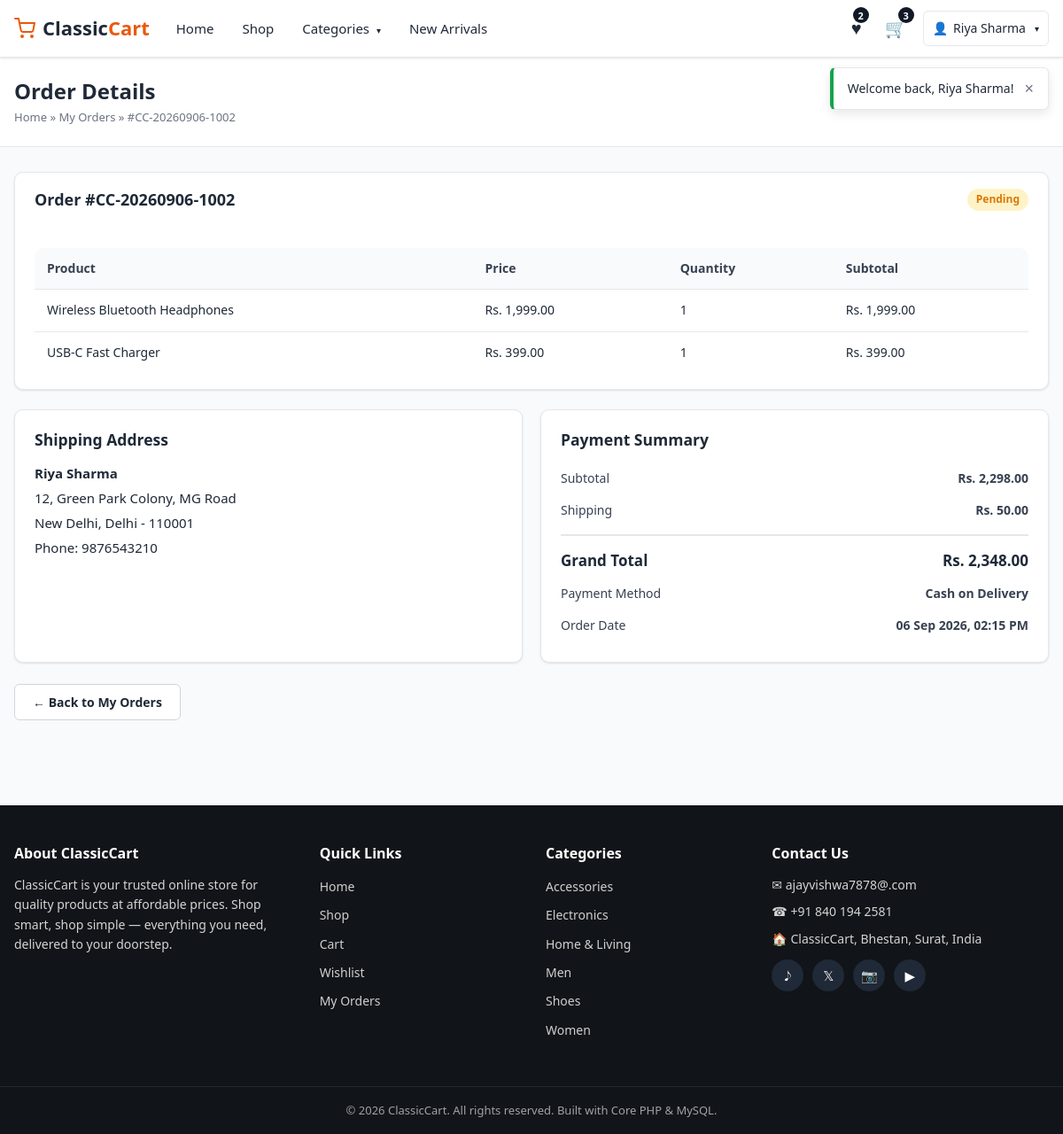
Screenshot of /order-details.php?id=2 (signed in) with the database file from the repository.
### tables this page shows
CREATE TABLE `users` (
  `id` INT(11) NOT NULL AUTO_INCREMENT,
  `name` VARCHAR(100) NOT NULL,
  `email` VARCHAR(150) NOT NULL,
  `phone` VARCHAR(20) DEFAULT NULL,
  `password` VARCHAR(255) NOT NULL,
  `address` TEXT DEFAULT NULL,
  `city` VARCHAR(100) DEFAULT NULL,
  `state` VARCHAR(100) DEFAULT NULL,
  `pincode` VARCHAR(10) DEFAULT NULL,
  `status` TINYINT(1) NOT NULL DEFAULT 1 COMMENT '1 = active, 0 = inactive',
  `created_at` TIMESTAMP NOT NULL DEFAULT CURRENT_TIMESTAMP,
  PRIMARY KEY (`id`),
  UNIQUE KEY `uq_user_email` (`email`)
);

CREATE TABLE `orders` (
  `id` INT(11) NOT NULL AUTO_INCREMENT,
  `order_number` VARCHAR(50) NOT NULL,
  `user_id` INT(11) DEFAULT NULL,
  `name` VARCHAR(100) NOT NULL,
  `email` VARCHAR(150) NOT NULL,
  `phone` VARCHAR(20) NOT NULL,
  `address` TEXT NOT NULL,
  `city` VARCHAR(100) NOT NULL,
  `state` VARCHAR(100) NOT NULL,
  `pincode` VARCHAR(10) NOT NULL,
  `subtotal` DECIMAL(10,2) NOT NULL DEFAULT 0.00,
  `shipping` DECIMAL(10,2) NOT NULL DEFAULT 0.00,
  `total` DECIMAL(10,2) NOT NULL DEFAULT 0.00,
  `payment_method` VARCHAR(50) NOT NULL DEFAULT 'Cash on Delivery',
  `status` ENUM('Pending','Confirmed','Processing','Shipped','Delivered','Cancelled') NOT NULL DEFAULT 'Pending',
  `created_at` TIMESTAMP NOT NULL DEFAULT CURRENT_TIMESTAMP,
  PRIMARY KEY (`id`),
  UNIQUE KEY `uq_order_number` (`order_number`),
  KEY `idx_order_user` (`user_id`),
  CONSTRAINT `fk_order_user` FOREIGN KEY (`user_id`) REFERENCES `users` (`id`) ON DELETE SET NULL ON UPDATE CASCADE
);

CREATE TABLE `order_items` (
  `id` INT(11) NOT NULL AUTO_INCREMENT,
  `order_id` INT(11) NOT NULL,
  `product_id` INT(11) DEFAULT NULL,
  `product_name` VARCHAR(200) NOT NULL,
  `price` DECIMAL(10,2) NOT NULL DEFAULT 0.00,
  `quantity` INT(11) NOT NULL DEFAULT 1,
  `subtotal` DECIMAL(10,2) NOT NULL DEFAULT 0.00,
  PRIMARY KEY (`id`),
  KEY `idx_order_item_order` (`order_id`),
  KEY `idx_order_item_product` (`product_id`),
  CONSTRAINT `fk_order_item_order` FOREIGN KEY (`order_id`) REFERENCES `orders` (`id`) ON DELETE CASCADE ON UPDATE CASCADE,
  CONSTRAINT `fk_order_item_product` FOREIGN KEY (`product_id`) REFERENCES `products` (`id`) ON DELETE SET NULL ON UPDATE CASCADE
);

CREATE TABLE `categories` (
  `id` INT(11) NOT NULL AUTO_INCREMENT,
  `name` VARCHAR(100) NOT NULL,
  `image` VARCHAR(255) DEFAULT NULL,
  `description` TEXT DEFAULT NULL,
  `status` TINYINT(1) NOT NULL DEFAULT 1 COMMENT '1 = active, 0 = inactive',
  `created_at` TIMESTAMP NOT NULL DEFAULT CURRENT_TIMESTAMP,
  PRIMARY KEY (`id`),
  UNIQUE KEY `uq_category_name` (`name`)
);

### config/database.php (called while the page is built, shortened)
<?php
function db(): PDO
{
    static $pdo = null;
    if ($pdo === null) {
        try {
            $pdo = new PDO(
                'mysql:host=' . DB_HOST . ';dbname=' . DB_NAME . ';charset=utf8mb4',
                DB_USER,
                DB_PASS,
                array(
                    PDO::ATTR_ERRMODE            => PDO::ERRMODE_EXCEPTION,
                    PDO::ATTR_DEFAULT_FETCH_MODE => PDO::FETCH_ASSOC,
                    PDO::ATTR_EMULATE_PREPARES   => false,
                )
            );
        } catch (PDOException $e) {
            die('Database connection could not be established. Please check your configuration in config/database.php and make sure the database was imported.');
        }
    }
    return $pdo;
}

### includes/auth.php (called while the page is built, shortened)
<?php
require_once __DIR__ . '/functions.php';
function current_user(): ?array
{
    $stmt = db()->prepare('SELECT * FROM users WHERE id = ? LIMIT 1');
    $stmt->execute(array((int)$_SESSION['user_id']));
    $user = $stmt->fetch();
    if ($user && (int)$user['status'] === 1) {
        return $user;
    }
    return null;
}

### includes/functions.php (called while the page is built, shortened)
<?php
require_once __DIR__ . '/../config/database.php';
function e(?string $value): string
{
    return htmlspecialchars((string)$value, ENT_QUOTES, 'UTF-8');
}
function money($amount): string
{
    return 'Rs. ' . number_format((float)$amount, 2);
}
function format_date(string $datetime): string
{
    return date('d M Y, h:i A', strtotime($datetime));
}
function cart_count(): int
{
    $user = current_user();
    $stmt = db()->prepare('SELECT COALESCE(SUM(quantity),0) AS total FROM cart WHERE user_id = ?');
    $stmt->execute(array($user['id']));
    return (int)$stmt->fetch()['total'];
}
function wishlist_count(): int
{
    $user = current_user();
    $stmt = db()->prepare('SELECT COUNT(*) AS total FROM wishlist WHERE user_id = ?');
    $stmt->execute(array($user['id']));
    return (int)$stmt->fetch()['total'];
}
function get_categories(bool $activeOnly = true): array
{
    $sql = 'SELECT c.*, (SELECT COUNT(*) FROM products p WHERE p.category_id = c.id AND p.status = 1) AS product_count
            FROM categories c';
    if ($activeOnly) {
        $sql .= ' WHERE c.status = 1';
    }
    $sql .= ' ORDER BY c.name';
    return db()->query($sql)->fetchAll();
}
function order_status_classes(string $status): string
{
    $map = array(
        'Pending'    => 'badge-warning',
        'Confirmed'  => 'badge-info',
        'Processing' => 'badge-primary',
        'Shipped'    => 'badge-secondary',
        'Delivered'  => 'badge-success',
        'Cancelled'  => 'badge-danger',
    );
    return $map[$status] ?? 'badge-secondary';
}
    ?>

### order-details.php (the view, shortened to what this page needs)
<?php
require_once 'includes/auth.php';
$orderId = (int)($_GET['id'] ?? 0);
$stmt = db()->prepare('SELECT * FROM orders WHERE id = ? AND user_id = ? LIMIT 1');
$stmt->execute(array($orderId, current_user()['id']));
$order = $stmt->fetch();
$stmt = db()->prepare('SELECT * FROM order_items WHERE order_id = ?');
$stmt->execute(array($order['id']));
$items = $stmt->fetchAll();
include 'includes/header.php';
?>
<section class="page-header">
    <div class="container">
        <h1>Order Details</h1>
        <div class="breadcrumb"><a href="index.php">Home</a> &raquo; <a href="orders.php">My Orders</a> &raquo; #<?php echo e($order['order_number']); ?></div>
    </div>
</section>
<div class="container">
    <div class="card" style="padding:0; overflow:hidden; margin-bottom:22px;">
        <div class="card-header" style="padding:18px 22px;">
            <h3>Order #<?php echo e($order['order_number']); ?></h3>
            <span class="badge <?php echo order_status_classes($order['status']); ?>"><?php echo e($order['status']); ?></span>
        </div>
        <div style="padding:6px 22px 18px;">
            <div class="table-responsive">
                <table class="table" style="margin:0; border:none;">
                    <thead>
                        <tr>
                            <th>Product</th>
                            <th>Price</th>
                            <th>Quantity</th>
                            <th>Subtotal</th>
                        </tr>
                    </thead>
                    <tbody>
                        <?php foreach ($items as $item) { ?>
                            <tr>
                                <td><?php echo e($item['product_name']); ?></td>
                                <td><?php echo money($item['price']); ?></td>
                                <td><?php echo (int)$item['quantity']; ?></td>
                                <td><?php echo money($item['subtotal']); ?></td>
                            </tr>
                        <?php } ?>
                    </tbody>
                </table>
            </div>
        </div>
    </div>
    <div class="grid-2">
        <div class="card">
            <h3 style="margin-bottom:14px;">Shipping Address</h3>
            <p style="margin-bottom:4px;"><b><?php echo e($order['name']); ?></b></p>
            <p style="margin-bottom:4px;"><?php echo nl2br(e($order['address'])); ?></p>
            <p style="margin-bottom:4px;"><?php echo e($order['city']) . ', ' . e($order['state']) . ' - ' . e($order['pincode']); ?></p>
            <p>Phone: <?php echo e($order['phone']); ?></p>
        </div>
        <div class="card">
            <h3 style="margin-bottom:14px;">Payment Summary</h3>
            <div class="summary-row"><span>Subtotal</span> <b><?php echo money($order['subtotal']); ?></b></div>
            <div class="summary-row"><span>Shipping</span> <b><?php echo $order['shipping'] == 0 ? '<span class="free">FREE</span>' : money($order['shipping']); ?></b></div>
            <div class="summary-row total"><span>Grand Total</span> <span><?php echo money($order['total']); ?></span></div>
            <div class="summary-row" style="padding-top:6px;"><span>Payment Method</span> <b><?php echo e($order['payment_method']); ?></b></div>
            <div class="summary-row"><span>Order Date</span> <b><?php echo format_date($order['created_at']); ?></b></div>
        </div>
    </div>
    <div class="mt-4">
        <a href="orders.php" class="btn btn-outline">&larr; Back to My Orders</a>
    </div>
</div>
<?php include 'includes/footer.php'; ?>

### includes/navbar.php (shortened to what this page needs)
<?php
$navCategories = get_categories(true);
$cartCount     = 0;
$wishlistTotal = 0;
if (!empty($current_user)) {
    $cartCount     = cart_count();
    $wishlistTotal = wishlist_count();
}
$active = basename($_SERVER['SCRIPT_NAME']);
?>
<header class="navbar">
    <div class="container navbar-inner">
        <a href="index.php" class="navbar-brand">
            <span class="brand-icon">
            </span>
            <span class="brand-text">Classic<span>Cart</span></span>
        </a>
        <nav class="navbar-menu" id="navbarMenu">
            <ul class="navbar-nav">
                <li><a href="index.php" class="<?php echo $active === 'index.php' ? 'active' : ''; ?>">Home</a></li>
                <li><a href="shop.php" class="<?php echo $active === 'shop.php' ? 'active' : ''; ?>">Shop</a></li>
                <li class="has-dropdown">
                    <a href="shop.php">Categories <span class="caret">&#9662;</span></a>
                </li>
                <li><a href="shop.php?sort=newest">New Arrivals</a></li>
            </ul>
        </nav>
        <div class="navbar-actions">
            <a href="wishlist.php" class="action-link" title="Wishlist">
                <span class="action-icon">&#9829;</span>
                <?php if (!empty($current_user)) { ?><span class="count-badge" id="wishlistCount"><?php echo (int)$wishlistTotal; ?></span><?php } ?>
            </a>
            <a href="cart.php" class="action-link" title="Cart">
                <span class="action-icon">&#128722;</span>
                <?php if (!empty($current_user)) { ?><span class="count-badge" id="cartCount"><?php echo (int)$cartCount; ?></span><?php } ?>
            </a>
            <?php if (!empty($current_user)) { ?>
                <div class="user-menu has-dropdown">
                    <a href="profile.php" class="user-btn">
                        <span class="action-icon">&#128100;</span>
                        <span class="user-name"><?php echo e($current_user['name']); ?></span>
                        <span class="caret">&#9662;</span>
                    </a>
                </div>
            <?php } else { ?>
                <a href="login.php" class="btn btn-outline btn-sm">Login</a>
                <a href="register.php" class="btn btn-primary btn-sm">Register</a>
            <?php } ?>
        </div>
    </div>
</header>

### includes/footer.php (shortened to what this page needs)
<?php
$footerCategories = get_categories(true);
?>
</main>
<footer class="footer">
    <div class="container">
        <div class="footer-grid">
            <div class="footer-col">
                <h4>About ClassicCart</h4>
                <p>ClassicCart is your trusted online store for quality products at affordable prices.
                Shop smart, shop simple &mdash; everything you need, delivered to your doorstep.</p>
            </div>
            <div class="footer-col">
                <h4>Quick Links</h4>
                <ul>
                    <li><a href="index.php">Home</a></li>
                    <li><a href="shop.php">Shop</a></li>
                    <li><a href="cart.php">Cart</a></li>
                    <li><a href="wishlist.php">Wishlist</a></li>
                    <li><a href="orders.php">My Orders</a></li>
                </ul>
            </div>
            <div class="footer-col">
                <h4>Categories</h4>
                <ul>
                    <?php foreach ($footerCategories as $cat) { ?>
                        <li><a href="shop.php?category=<?php echo (int)$cat['id']; ?>"><?php echo e($cat['name']); ?></a></li>
                    <?php } ?>
                </ul>
            </div>
            <div class="footer-col">
                <h4>Contact Us</h4>
                <ul class="contact-list">
                    <li>&#9993; ajayvishwa7878@.com</li>
                    <li>&#9742; +91 840 194 2581</li>
                    <li>&#127968; ClassicCart, Bhestan, Surat, India</li>
                </ul>
                <div class="social-icons">
                    <a href="#" aria-label="Facebook">&#119136;</a>
                    <a href="#" aria-label="Twitter">&#120143;</a>
                    <a href="#" aria-label="Instagram">&#128247;</a>
                    <a href="#" aria-label="YouTube">&#9654;</a>
                </div>
            </div>
        </div>
    </div>
    <div class="footer-bottom">
        <div class="container">
            <p>&copy; <?php echo date('Y'); ?> ClassicCart. All rights reserved. Built with Core PHP &amp; MySQL.</p>
        </div>
    </div>
</footer>
</body>
</html>

### rows the page displays
users: name "Riya Sharma"
orders: order_number "CC-20260906-1002", status "Pending", name "Riya Sharma", address "12, Green Park Colony, MG Road", city "New Delhi", state "Delhi", pincode "110001", phone "9876543210", subtotal "Rs. 2,298.00", shipping "Rs. 50.00", total "Rs. 2,348.00", payment_method "Cash on Delivery", created_at "06 Sep 2026, 02:15 PM"
order_items: product_name "Wireless Bluetooth Headphones", price "Rs. 1,999.00", quantity "1", subtotal "Rs. 1,999.00"
order_items: product_name "USB-C Fast Charger", price "Rs. 399.00", quantity "1", subtotal "Rs. 399.00"
categories: name "Accessories"
categories: name "Electronics"
categories: name "Home & Living"
categories: name "Men"
categories: name "Shoes"
categories: name "Women"

### other values shown
$wishlistTotal "2"
$cartCount "3"
$msg "Welcome back, Riya Sharma!"
